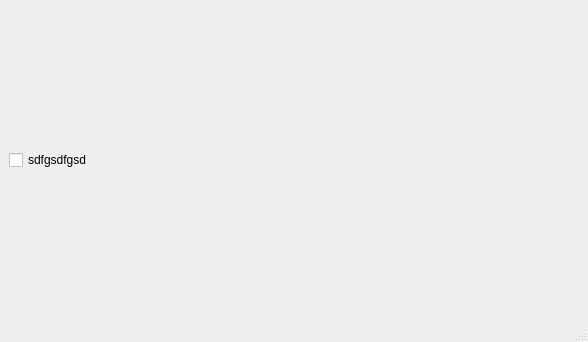
<?xml version="1.0" encoding="UTF-8"?>
<ui version="4.0">
 <class>MainWindow</class>
 <widget class="QMainWindow" name="MainWindow">
  <property name="geometry">
   <rect>
    <x>0</x>
    <y>0</y>
    <width>588</width>
    <height>342</height>
   </rect>
  </property>
  <property name="windowTitle">
   <string>MainWindow</string>
  </property>
  <widget class="QWidget" name="centralwidget">
   <layout class="QGridLayout" name="gridLayout">
    <item row="0" column="0">
     <layout class="QVBoxLayout" name="verticalLayout">
      <item>
       <widget class="QCheckBox" name="checkBox">
        <property name="text">
         <string>sdfgsdfgsd</string>
        </property>
       </widget>
      </item>
     </layout>
    </item>
   </layout>
  </widget>
  <widget class="QMenuBar" name="menubar">
   <property name="geometry">
    <rect>
     <x>0</x>
     <y>0</y>
     <width>588</width>
     <height>21</height>
    </rect>
   </property>
  </widget>
  <widget class="QStatusBar" name="statusbar"/>
 </widget>
 <resources/>
 <connections/>
</ui>
